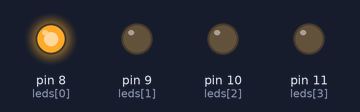
Bench run of a sketch on a simulated Arduino Uno, built with avr-gcc and run on an emulated ATmega328P. Parts: output pins drawn as LEDs (lit = HIGH).

Above: at 0.1 s.
At 0.7 s:
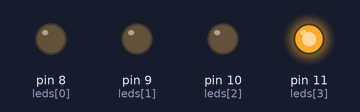
At 1.7 s:
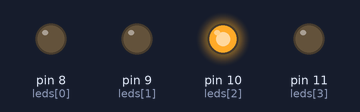
At 2.7 s:
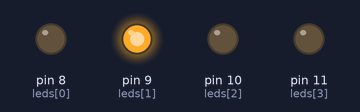
Timing chart, 0 to 3.0 s (numbered marks = the images above):
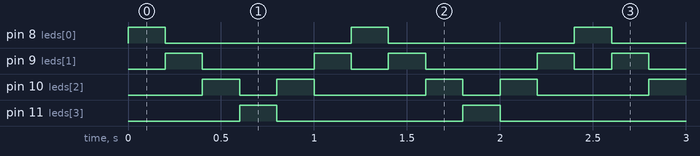

Measured:
- by itself, pin 8 (leds[0]), pin 11 (leds[3]): alternates HIGH for 0.20 s and LOW for 1.0 s
- by itself, pin 9 (leds[1]): repeats every 1.2 s: LOW 0.60 s, HIGH 0.20 s, LOW 0.20 s, HIGH 0.20 s
- by itself, pin 10 (leds[2]): repeats every 1.2 s: LOW 0.20 s, HIGH 0.20 s, LOW 0.60 s, HIGH 0.20 s

The sketch:

ejer3.ino
```cpp
int leds[] = {8, 9, 10, 11}; // Array de pines
int numLeds = 4;

void setup() {
  for (int i = 0; i < numLeds; i++) {
    pinMode(leds[i], OUTPUT);
  }
}

void loop() {
  // Ir hacia la derecha
  for (int i = 0; i < numLeds; i++) {
    encenderUno(i);
  }

  // Volver hacia la izquierda
  for (int i = numLeds - 2; i > 0; i--) {
    encenderUno(i);
  }
}

void encenderUno(int index) {
  // Apagar todos
  for (int i = 0; i < numLeds; i++) {
    digitalWrite(leds[i], LOW);
  }

  // Encender el actual
  digitalWrite(leds[index], HIGH);
  delay(200);
}
```
